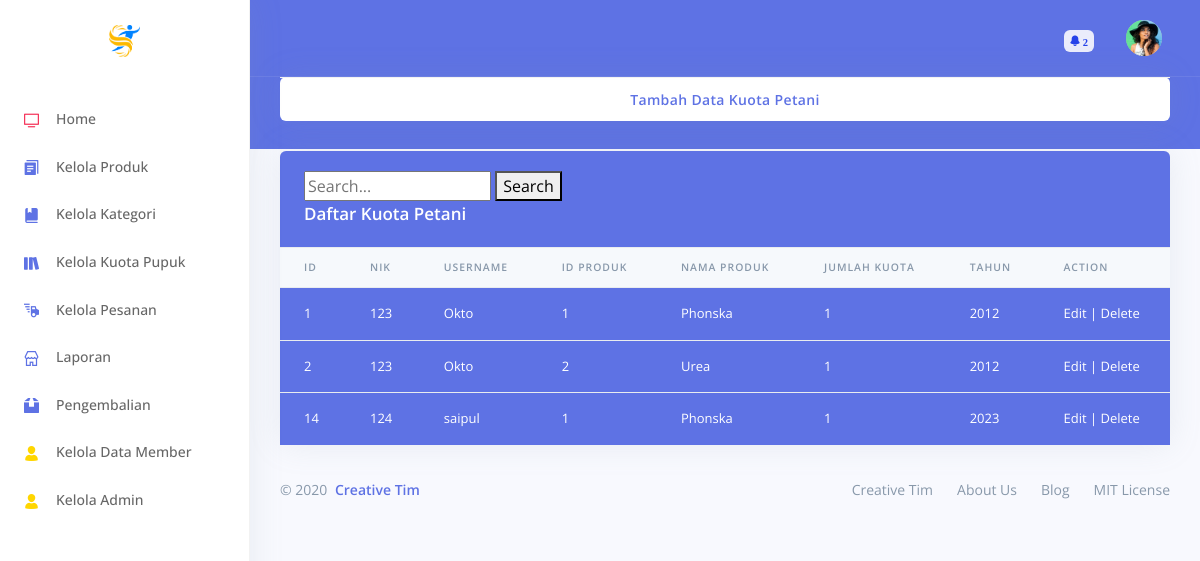
The page /index.php/kuota on the database its author committed.
### tables this page shows
CREATE TABLE `tbl_kuota_pupuk` (
  `id` int(11) NOT NULL,
  `Nik` int(11) DEFAULT NULL,
  `username` varchar(100) NOT NULL,
  `idProduk` int(11) DEFAULT NULL,
  `namProduk` varchar(50) DEFAULT NULL,
  `jumlahKuota` int(11) NOT NULL,
  `tahun` int(11) NOT NULL
);

### application/controllers/Kuota.php (called while the page is built, shortened)
<?php
class Kuota extends CI_Controller
{
    public function __construct()
    {
        $this->load->model('Kuota_Model');
        $this->load->model('Jumlah_Model');
        $this->load->model('Order_Model');
        $this->load->model('Produk_Model');
    }
    public function index()
    {
        $queryAllKuota = $this->Kuota_Model->getDataKuota();
        $data = array('queryAllKuota' => $queryAllKuota);
        $data['total_pesanan'] = $this->Jumlah_Model->total_pesanan();
        $data['invoice'] = $this->Order_Model->getPendingInvoices();
        $data['tbl_admin'] = $this->db->get_where('tbl_admin', ['email' => $this->session->userdata('email')])->row_array();
        $this->load->view('Layout Admin');
        $this->load->view('sidebaradmin', $data);
        $this->load->view('admin/Kuota', $data);
        $this->load->view('Layout Admin 2');
    }
}

### index.php (called while the page is built, shortened)
<?php
require_once BASEPATH.'core/CodeIgniter.php';

### application/models/Kuota_Model.php (called while the page is built, shortened)
<?php defined('BASEPATH') or exit('No direct script access allowed');
class Kuota_Model extends CI_Model
{
    function getDataKuota()
    {
        $query = $this->db->get('tbl_kuota_pupuk');
        return $query->result();
    }
}

### application/views/admin/Kuota.php (the view, shortened to what this page needs)
<div class="container-fluid mt--6">
  <div class="row">
    <div class="col">
      <div class="card">
        <div class="card-footer py-0">
        </div>
        <a class="btn btn-link" href="<?= base_url('Kuota/halaman_tambah'); ?>" role="button">Tambah Data Kuota
          Petani</a>
      </div>
    </div>
  </div>
  <div class="row">
    <div class="col">
      <div class="card bg-primary shadow">
        <div class="card-header bg-transparent border-0">
          <form action="<?= base_url('Kuota/perform_search'); ?>" method="post">
            <input type="text" name="keyword" placeholder="Search...">
            <button type="submit">Search</button>
          </form>
          <h3 class="text-white mb-0">Daftar Kuota Petani</h3>
        </div>
        <div class="table-responsive">
          <table class="table align-items-center bg-primary table-flush">
            <thead class="thead-light">
              <tr>
                <th scope="col" class="sort" data-sort="name">Id</th>
                <th scope="col" class="sort" data-sort="budget">NIK</th>
                <th scope="col" class="sort" data-sort="name">Username</th>
                <th scope="col" class="sort" data-sort="budget">Id Produk</th>
                <th scope="col" class="sort" data-sort="budget">Nama Produk</th>
                <th scope="col" class="sort" data-sort="completion">Jumlah Kuota</th>
                <th scope="col" class="sort" data-sort="completion">Tahun</th>
                <th scope="col">Action</th>
              </tr>
              <?php
              foreach ($queryAllKuota as $row) {
                ?>
                <tr>
                  <td class="text-white mb-0">
                    <?php echo $row->id ?>
                  </td>
                  <td class="text-white mb-0">
                    <?php echo $row->Nik ?>
                  </td>
                  <td class="text-white mb-0">
                    <?php echo $row->username ?>
                  </td>
                  <td class="text-white mb-0">
                    <?php echo $row->idProduk ?>
                  </td>
                  <td class="text-white mb-0">
                    <?php echo $row->namProduk ?>
                  </td>
                  <td class="text-white mb-0">
                    <?php echo $row->jumlahKuota ?>
                  </td>
                  <td class="text-white mb-0">
                    <?php echo $row->tahun ?>
                  </td>
                  <td class="text-white mb-0"><a class="text-white mb-0"
                      href="<?= base_url('Kuota/halaman_edit'); ?>/<?php echo $row->id ?>">Edit</a> | <a
                      class="text-white mb-0"
                      href="<?= base_url('Kuota/fungsidelete'); ?>/<?php echo $row->id ?>">Delete</a></td>
                </tr>
              <?php } ?>
            </thead>
          </table>
        </div>
      </div>
    </div>
  </div>
  <footer class="footer pt-0">
    <div class="row align-items-center justify-content-lg-between">
      <div class="col-lg-6">
        <div class="copyright text-center  text-lg-left  text-muted">
          &copy; 2020 <a href="https://www.creative-tim.com" class="font-weight-bold ml-1" target="_blank">Creative
            Tim</a>
        </div>
      </div>
      <div class="col-lg-6">
        <ul class="nav nav-footer justify-content-center justify-content-lg-end">
          <li class="nav-item">
            <a href="https://www.creative-tim.com" class="nav-link" target="_blank">Creative Tim</a>
          </li>
          <li class="nav-item">
            <a href="https://www.creative-tim.com/presentation" class="nav-link" target="_blank">About Us</a>
          </li>
          <li class="nav-item">
            <a href="http://blog.creative-tim.com" class="nav-link" target="_blank">Blog</a>
          </li>
          <li class="nav-item">
            <a href="https://github.com/creativetimofficial/argon-dashboard/blob/master/LICENSE.md" class="nav-link"
              target="_blank">MIT License</a>
          </li>
        </ul>
      </div>
    </div>
  </footer>
</div>
</div>

### rows shown on the page
tbl_kuota_pupuk: id "1", Nik "123", username "Okto", idProduk "1", namProduk "Phonska", jumlahKuota "1", tahun "2012"
tbl_kuota_pupuk: id "2", Nik "123", username "Okto", idProduk "2", namProduk "Urea", jumlahKuota "1", tahun "2012"
tbl_kuota_pupuk: id "14", Nik "124", username "saipul", idProduk "1", namProduk "Phonska", jumlahKuota "1", tahun "2023"

### other values the page prints
$total_pesanan "2"
